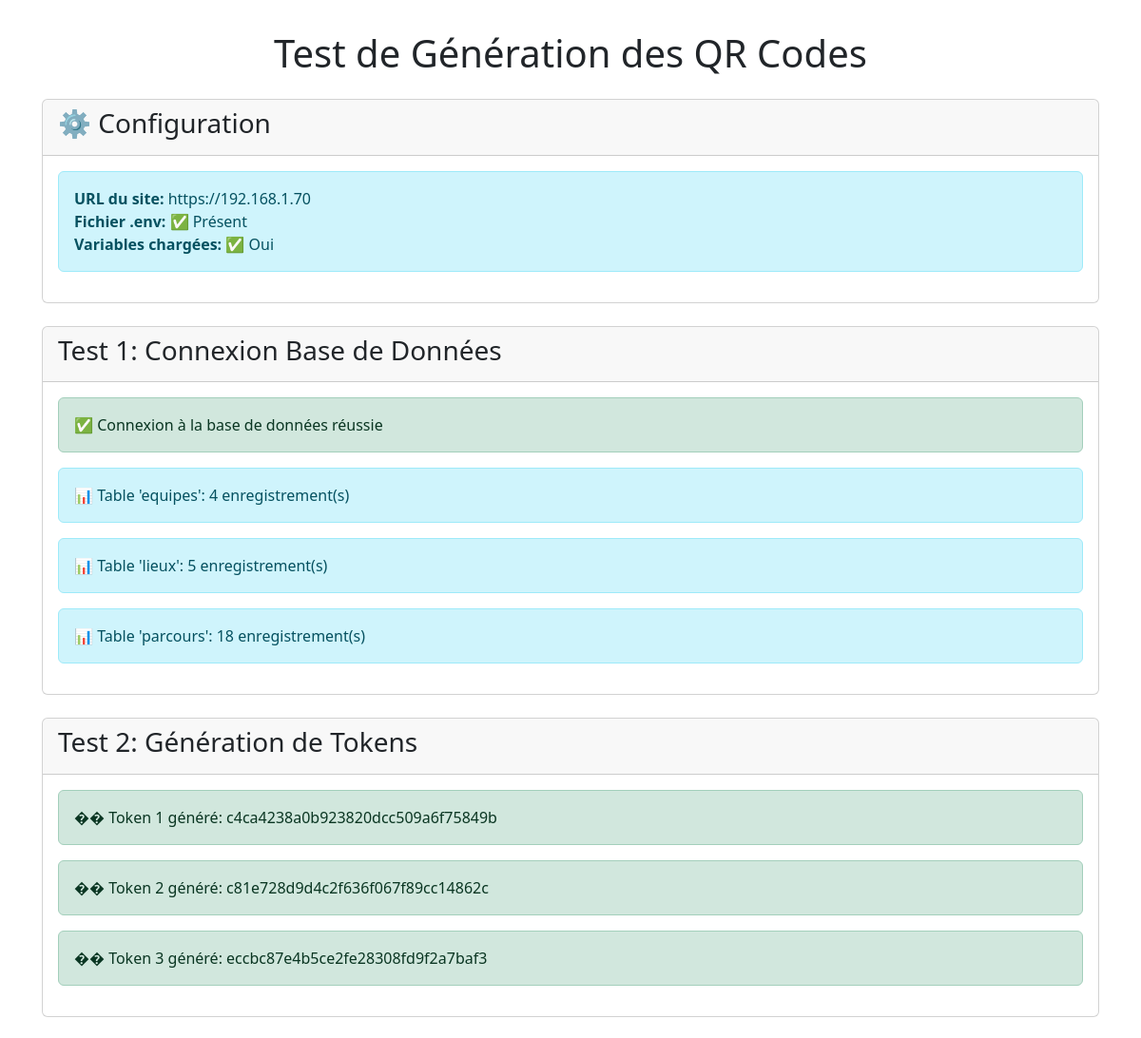
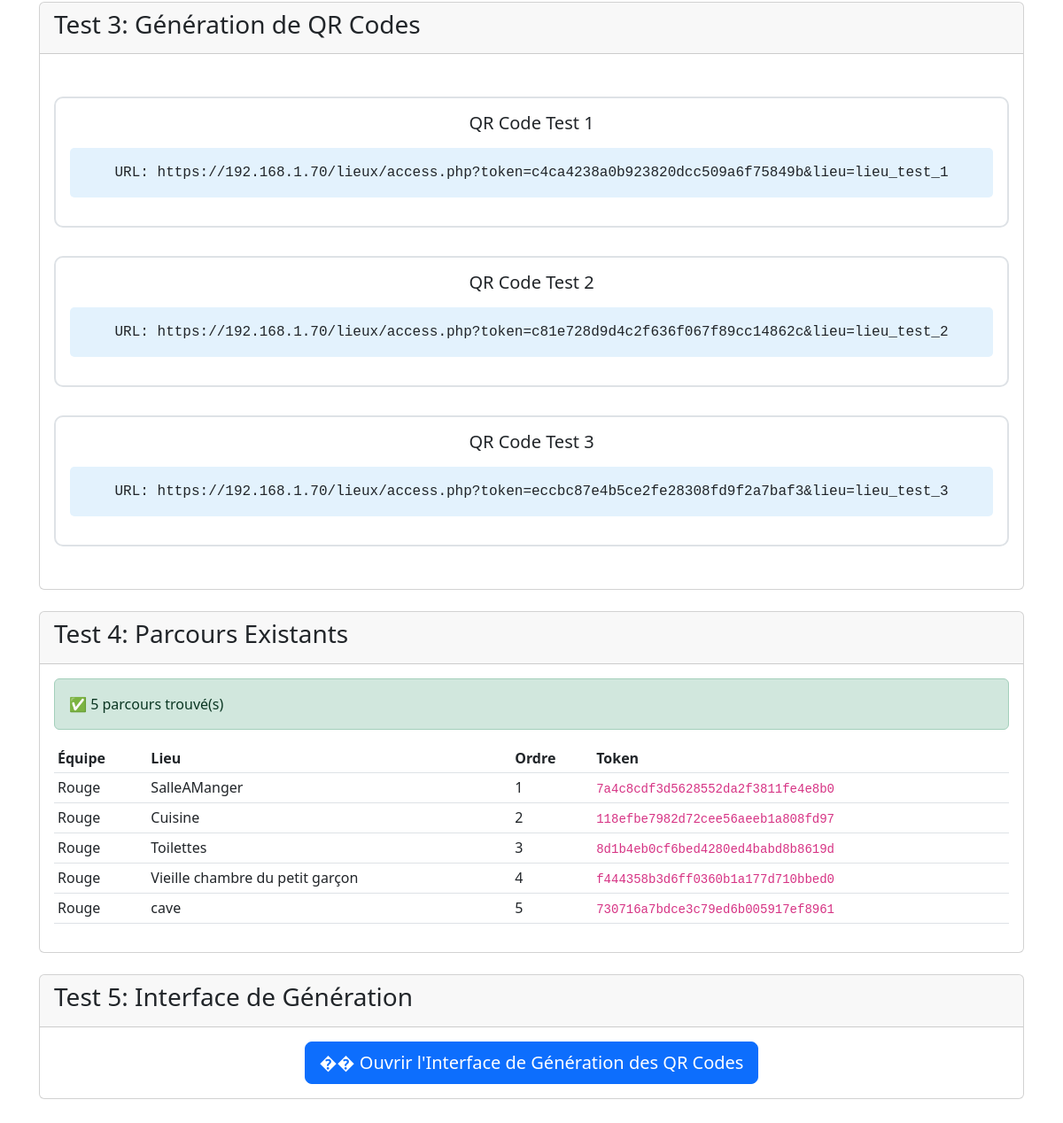
/scripts/test_qr_generation.php, run on the app's committed database (2 pictures, top to bottom).
### tables this page shows
CREATE TABLE `parcours` (
  `id` int NOT NULL AUTO_INCREMENT,
  `equipe_id` int NOT NULL,
  `lieu_id` int NOT NULL,
  `ordre_visite` int NOT NULL COMMENT 'Ordre de visite pour cette équipe',
  `token_acces` varchar(255) NOT NULL COMMENT 'Token unique pour accéder au lieu',
  `qr_code_generer` tinyint(1) DEFAULT '0',
  `statut` enum('en_attente','en_cours','termine','echec','parcours_termine') DEFAULT 'en_attente',
  `temps_debut` timestamp NULL DEFAULT NULL COMMENT 'Début du timer',
  `temps_fin` timestamp NULL DEFAULT NULL COMMENT 'Fin du timer',
  `temps_ecoule` int DEFAULT '0' COMMENT 'Temps écoulé en secondes',
  `score_obtenu` int DEFAULT '0',
  `created_at` timestamp NULL DEFAULT CURRENT_TIMESTAMP,
  `updated_at` timestamp NULL DEFAULT CURRENT_TIMESTAMP ON UPDATE CURRENT_TIMESTAMP,
  PRIMARY KEY (`id`),
  UNIQUE KEY `token_acces` (`token_acces`),
  UNIQUE KEY `unique_equipe_lieu` (`equipe_id`,`lieu_id`),
  KEY `lieu_id` (`lieu_id`),
  KEY `idx_token` (`token_acces`),
  KEY `idx_statut` (`statut`),
  KEY `idx_ordre` (`ordre_visite`),
  CONSTRAINT `parcours_ibfk_1` FOREIGN KEY (`equipe_id`) REFERENCES `equipes` (`id`) ON DELETE CASCADE,
  CONSTRAINT `parcours_ibfk_2` FOREIGN KEY (`lieu_id`) REFERENCES `lieux` (`id`) ON DELETE CASCADE
);

CREATE TABLE `equipes` (
  `id` int NOT NULL AUTO_INCREMENT,
  `nom` varchar(50) NOT NULL,
  `couleur` varchar(20) NOT NULL,
  `mot_de_passe` varchar(255) NOT NULL,
  `statut` enum('active','inactive','terminee') DEFAULT 'active',
  `temps_total` int DEFAULT '0' COMMENT 'Temps total en secondes',
  `score` int DEFAULT '0',
  `created_at` timestamp NULL DEFAULT CURRENT_TIMESTAMP,
  `updated_at` timestamp NULL DEFAULT CURRENT_TIMESTAMP ON UPDATE CURRENT_TIMESTAMP,
  PRIMARY KEY (`id`),
  UNIQUE KEY `nom` (`nom`),
  KEY `idx_nom` (`nom`),
  KEY `idx_statut` (`statut`)
);

CREATE TABLE `lieux` (
  `id` int NOT NULL AUTO_INCREMENT,
  `nom` varchar(100) NOT NULL,
  `slug` varchar(100) NOT NULL COMMENT 'URL friendly',
  `description` text,
  `ordre` int DEFAULT '0' COMMENT 'Ordre dans le parcours',
  `temps_limite` int DEFAULT '300' COMMENT 'Temps limite en secondes',
  `enigme_requise` tinyint(1) DEFAULT '0',
  `statut` enum('actif','inactif') DEFAULT 'actif',
  `created_at` timestamp NULL DEFAULT CURRENT_TIMESTAMP,
  `updated_at` timestamp NULL DEFAULT CURRENT_TIMESTAMP ON UPDATE CURRENT_TIMESTAMP,
  `reponse_enigme` varchar(10) DEFAULT 'B' COMMENT 'Réponse correcte de l''énigme (A, B, C, D)',
  `enigme_texte` text COMMENT 'Texte de l''énigme',
  `options_enigme` json DEFAULT NULL COMMENT 'Options de réponse de l''énigme',
  `enigme_id` int DEFAULT NULL,
  `delai_indice` int DEFAULT '6' COMMENT 'Délai en minutes avant disponibilité de l''indice',
  PRIMARY KEY (`id`),
  UNIQUE KEY `nom` (`nom`),
  UNIQUE KEY `slug` (`slug`),
  KEY `idx_slug` (`slug`),
  KEY `idx_ordre` (`ordre`),
  KEY `idx_statut` (`statut`)
);

### config/env.php (called while the page is built, shortened)
<?php
function env($key, $default = null) {
    return $_ENV[$key] ?? $default;
}

### scripts/test_qr_generation.php (the view, shortened to what this page needs)
<?php
require_once '../config/connexion.php';
$siteUrl = env('URL_SITE', 'http://127.0.0.1:8888');
echo "<!DOCTYPE html>";
echo "<html lang='fr'>";
echo "<head>";
echo "<link href='https://cdn.jsdelivr.net/npm/bootstrap@5.3.0/dist/css/bootstrap.min.css' rel='stylesheet'>";
echo "</head>";
echo "<body>";
echo "<div class='test-container'>";
echo "<div class='container'>";
echo "<h1 class='text-center mb-4'> Test de Génération des QR Codes</h1>";
echo "<div class='card mb-4'>";
echo "<div class='card-header'><h3>⚙️ Configuration</h3></div>";
echo "<div class='card-body'>";
echo "<div class='alert alert-info'>";
echo "<strong>URL du site:</strong> $siteUrl<br>";
echo "<strong>Fichier .env:</strong> " . (file_exists('../.env') ? '✅ Présent' : '❌ Absent') . "<br>";
echo "<strong>Variables chargées:</strong> " . (function_exists('env') ? '✅ Oui' : '❌ Non');
echo "</div>";
echo "</div></div>";
echo "<div class='card mb-4'>";
echo "<div class='card-header'><h3>Test 1: Connexion Base de Données</h3></div>";
echo "<div class='card-body'>";
try {
    $pdo->query("SELECT 1");
    echo "<div class='alert alert-success'>✅ Connexion à la base de données réussie</div>";
    $tables = ['equipes', 'lieux', 'parcours'];
    foreach ($tables as $table) {
        try {
            $stmt = $pdo->query("SELECT COUNT(*) FROM $table");
            $count = $stmt->fetchColumn();
            echo "<div class='alert alert-info'>📊 Table '$table': $count enregistrement(s)</div>";
        } catch (Exception $e) {
            echo "<div class='alert alert-danger'>❌ Table '$table': Erreur - " . $e->getMessage() . "</div>";
        }
    }
} catch (Exception $e) {
    echo "<div class='alert alert-danger'>❌ Erreur de connexion: " . $e->getMessage() . "</div>";
}
echo "</div></div>";
echo "<div class='card mb-4'>";
echo "<div class='card-header'><h3>Test 2: Génération de Tokens</h3></div>";
echo "<div class='card-body'>";
$test_tokens = [];
for ($i = 1; $i <= 3; $i++) {
    $token = bin2hex(random_bytes(16));
    $test_tokens[] = $token;
    echo "<div class='alert alert-success'>�� Token $i généré: $token</div>";
}
echo "</div></div>";
echo "<div class='card mb-4'>";
echo "<div class='card-header'><h3>Test 3: Génération de QR Codes</h3></div>";
echo "<div class='card-body'>";
foreach ($test_tokens as $index => $token) {
    $lieu_test = 'lieu_test_' . ($index + 1);
    $qr_url = "$siteUrl/lieux/access.php?token=$token&lieu=$lieu_test";
    echo "<div class='qr-test'>";
    echo "<h5>QR Code Test " . ($index + 1) . "</h5>";
    echo "<div class='url-display'>URL: $qr_url</div>";
    echo "</div>";
}
echo "</div></div>";
echo "<div class='card mb-4'>";
echo "<div class='card-header'><h3>Test 4: Parcours Existants</h3></div>";
echo "<div class='card-body'>";
try {
    $stmt = $pdo->query("
        SELECT p.*, e.nom as equipe_nom, l.nom as lieu_nom
        FROM parcours p
        JOIN equipes e ON p.equipe_id = e.id
        JOIN lieux l ON p.lieu_id = l.id
        ORDER BY p.equipe_id, p.ordre_visite
        LIMIT 5
    ");
    $parcours = $stmt->fetchAll(PDO::FETCH_ASSOC);
    if (empty($parcours)) {
        echo "<div class='alert alert-warning'>⚠️ Aucun parcours trouvé dans la base de données</div>";
        echo "<p>Créez d'abord des parcours via <a href='../admin/parcours.php' target='_blank'>l'interface d'administration</a></p>";
    } else {
        echo "<div class='alert alert-success'>✅ " . count($parcours) . " parcours trouvé(s)</div>";
        echo "<div class='table-responsive'>";
        echo "<table class='table table-sm'>";
        echo "<thead><tr><th>Équipe</th><th>Lieu</th><th>Ordre</th><th>Token</th></tr></thead>";
        echo "<tbody>";
        foreach ($parcours as $parcour) {
            echo "<tr>";
            echo "<td>" . htmlspecialchars($parcour['equipe_nom']) . "</td>";
            echo "<td>" . htmlspecialchars($parcour['lieu_nom']) . "</td>";
            echo "<td>" . $parcour['ordre_visite'] . "</td>";
            echo "<td><code>" . htmlspecialchars($parcour['token_acces']) . "</code></td>";
            echo "</tr>";
        }
        echo "</tbody></table>";
        echo "</div>";
    }
} catch (Exception $e) {
    echo "<div class='alert alert-danger'>❌ Erreur lors de la récupération des parcours: " . $e->getMessage() . "</div>";
}
echo "</div></div>";
echo "<div class='card mb-4'>";
echo "<div class='card-header'><h3>Test 5: Interface de Génération</h3></div>";
echo "<div class='card-body'>";
echo "<div class='text-center'>";
echo "<a href='../admin/generate_qr.php' class='btn btn-primary btn-lg' target='_blank'>�� Ouvrir l'Interface de Génération des QR Codes</a>";
echo "</div>";
echo "</div></div>";
echo "</div></div>";
echo "</body></html>";

### data on the page
parcours: equipe.nom "Rouge", lieu.nom "SalleAManger", ordre_visite "1", token_acces "7a4c8cdf3d5628552da2f3811fe4e8b0"
parcours: equipe.nom "Rouge", lieu.nom "Cuisine", ordre_visite "2", token_acces "118efbe7982d72cee56aeeb1a808fd97"
parcours: equipe.nom "Rouge", lieu.nom "Toilettes", ordre_visite "3", token_acces "8d1b4eb0cf6bed4280ed4babd8b8619d"
parcours: equipe.nom "Rouge", lieu.nom "Vieille chambre du petit garçon", ordre_visite "4", token_acces "f444358b3d6ff0360b1a177d710bbed0"
parcours: equipe.nom "Rouge", lieu.nom "cave", ordre_visite "5", token_acces "730716a7bdce3c79ed6b005917ef8961"

### other printed values
$siteUrl "https://192.168.1.70"
$table "equipes"
$count "4"
$table "lieux"
$count "5"
$table "parcours"
$count "18"
$token "c4ca4238a0b923820dcc509a6f75849b"
$token "c81e728d9d4c2f636f067f89cc14862c"
$token "eccbc87e4b5ce2fe28308fd9f2a7baf3"
$qr_url "https://192.168.1.70/lieux/access.php?token=c4ca4238a0b923820dcc509a6f75849b&lieu=lieu_test_1"
$qr_url "https://192.168.1.70/lieux/access.php?token=c81e728d9d4c2f636f067f89cc14862c&lieu=lieu_test_2"
$qr_url "https://192.168.1.70/lieux/access.php?token=eccbc87e4b5ce2fe28308fd9f2a7baf3&lieu=lieu_test_3"
count($parcours) "5"
